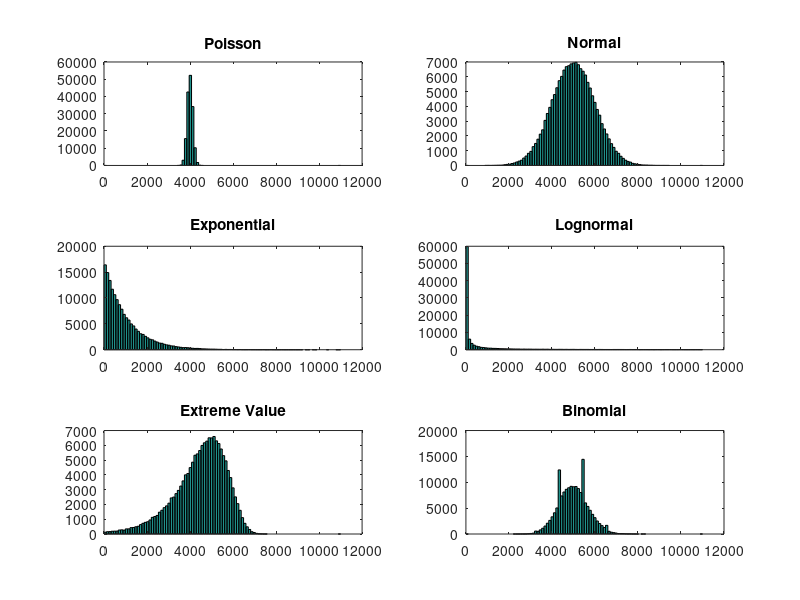

Here is the MATLAB script that generated this plot:
function dcf_rand_filesize()
niter = 160000;
mean = 1000;
variance = 1000;
max_val = mean + 10 * variance;

% Poisson
% lambda = mean
poisson_lambda = mean;
poisson_offset = 0;
poisson_multiplier = 4;

% Normal
% mu = mean
% sigma = variance
normal_mu = mean;
normal_sigma = variance;
normal_offset = 4*mean;
normal_multiplier = 1;

% Exponential
% mu = mean
exponential_mu = mean;
exponential_offset = 0;
exponential_multiplier = 1;

% Lognormal
% mu = log(mean)
% sigma = log(variance)
lognormal_mu = log(mean);
lognormal_sigma = log(variance);
lognormal_offset = 0;
lognormal_multiplier = 1;

% Extreme Value
% mu = mean
% sigma = variance
extremevalue_mu = mean;
extremevalue_sigma = variance;
extremevalue_offset = 4*mean;
extremevalue_multiplier = 1;

% Binomial
% N = number of trials
% p = prob of success
binomial_N = 1000;
binomial_p = 0.05;
binomial_offset = 0;
binomial_multiplier = mean/10;

% test multiple methods of different random distributions
values = zeros(niter, 6);
names = cell(6,1);
count = 0;

% Poisson
count = count + 1;
poisson_dist = makedist('Poisson','lambda',poisson_lambda);
poisson_values = random(poisson_dist, niter, 1);
values(:,count) = poisson_multiplier * (poisson_offset + poisson_values);
names{count} = 'Poisson';

% Normal
count = count + 1;
normal_dist = makedist('Normal', 'mu', normal_mu, 'sigma', normal_sigma);
normal_values = random(normal_dist, niter, 1);
values(:,count) = normal_multiplier * (normal_offset + normal_values);
names{count} = 'Normal';

% Exponential
count = count + 1;
exponential_dist = makedist('Exponential', 'mu', exponential_mu);
exponential_values = random(exponential_dist, niter, 1);
values(:,count) = exponential_multiplier * (exponential_offset + exponential_values);
names{count} = 'Exponential';

% Lognormal
count = count + 1;
lognormal_dist = makedist('Lognormal', 'mu', lognormal_mu, 'sigma', lognormal_sigma);
lognormal_values = random(lognormal_dist, niter, 1);
values(:,count) = lognormal_multiplier * (lognormal_offset + lognormal_values);
names{count} = 'Lognormal';

% Extreme Value
count = count + 1;
extremevalue_dist = makedist('ExtremeValue', 'mu', extremevalue_mu, 'sigma', extremevalue_sigma);
extremevalue_values = random(extremevalue_dist, niter, 1);
values(:,count) = extremevalue_multiplier * (extremevalue_offset + extremevalue_values);
names{count} = 'Extreme Value';

% Binomials
count = count + 1;
binomial_dist = makedist('Binomial', 'N', binomial_N, 'p', binomial_p);
binomial_values = random(binomial_dist, niter, 1);
values(:,count) = binomial_multiplier * (binomial_offset + binomial_values);
names{count} = 'Binomial';


% plot all the options
figure;

for i = 1:6
    data = values(:,i);
    
    % get rid of negative values
    goodindices = (data > 0);
    data = data(goodindices);
    
    % get rid of very large values for plotting purposes
    goodindices = (data <= max_val);
    data = data(goodindices);
    
    % make sure we plot the entire range (not sure how to set this in the
    % hist funciton
    data(1) = 0;
    data(2) = max_val;
    
    subplot(3,2,i);
    hist(data,100);
    title(names(i));
end